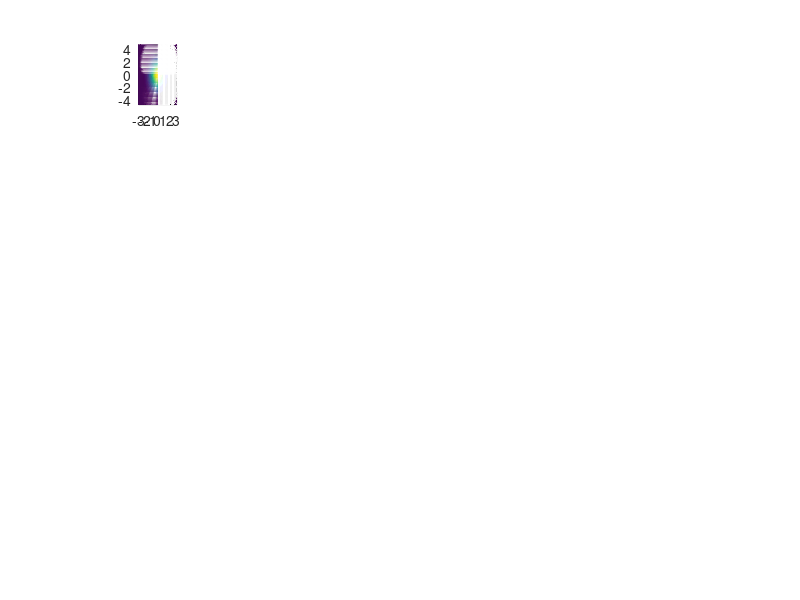

Write MATLAB code to recreate this figure. (Note: this script raises an error after producing the figure.)
clear all; close all;


x = -5:.01:5; y = -5:.01:5;
[X,Y] = meshgrid(x,y);

mux = 0; muy = 0;
sdx = 0.75; sdy = 1.5; r = 0;

fxy = 1/(2*pi*sdx*sdy*sqrt(1-(r^2)))...
      * exp(-1/(1-(r^2)) * (((X-mux).^2 /2/sdx^2) + ((Y-muy).^2 /2/sdy^2) - (r*(X-mux).*(Y-muy)/sdx/sdy))) ;
  
subplot(5,4,1)
mesh(X,Y,fxy);
zlabel('Probability Density');
axis('equal');
xlim([-3 3]); ylim([-4.7 4.7]);

view(2)
% pos(3) = 300; pos(4) = 300;
% set(gcf, 'Position', pos);

n = 30 ; 
meanmat = [mux, muy]';
covmat = [sdx^2, r; r, sdy^2];


mux_t = 0.1; muy_t = 0.1;
sdx_t = 0.1; sdy_t = 0.1;
raw_t = 0.01; 

Mu = []; Cov = [];
for i = 1:19
isstop = 0; 
while isstop == 0
s = ndRandn(meanmat,covmat,n);

musx = mean(s(1,:)); musy = mean(s(2,:));
covsxy = cov(s') ; 
sdsx = covsxy(1)^(1/2); sdsy = covsxy(4)^(1/2); rawxy = covsxy(2);

if abs(musx - mux) < mux_t
 if abs(musy - muy) < muy_t
  if abs(sdsx - sdx) < sdx_t 
   if abs(sdsy - sdy) < sdy_t 
    if abs(rawxy - r) < raw_t  
        isstop = 1; 
        S(:,:,i) = s;
        Mu = [Mu; musx, musy];
        Cov = [Cov; sdsx, sdsy, rawxy];
        subplot(5,4,i+1)
        plot(s(1,:), s(2,:),'ko','MarkerFaceColor','w', 'MarkerSize',5); 
        axis('equal'); box off;
        xlim([-3 3]); ylim([-4.7 4.7]);
    end
   end
  end
 end
end
end     
end

fa
s = S(:,:,1)
save s30_4 S




